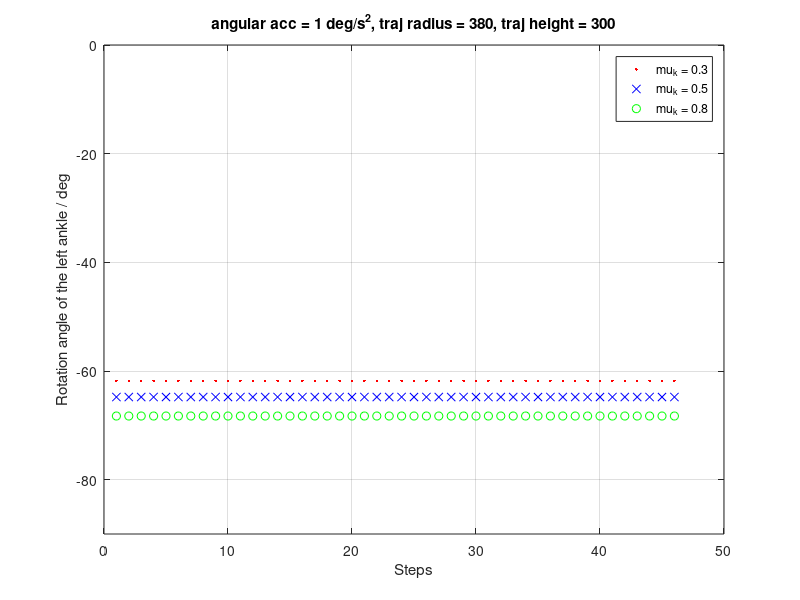
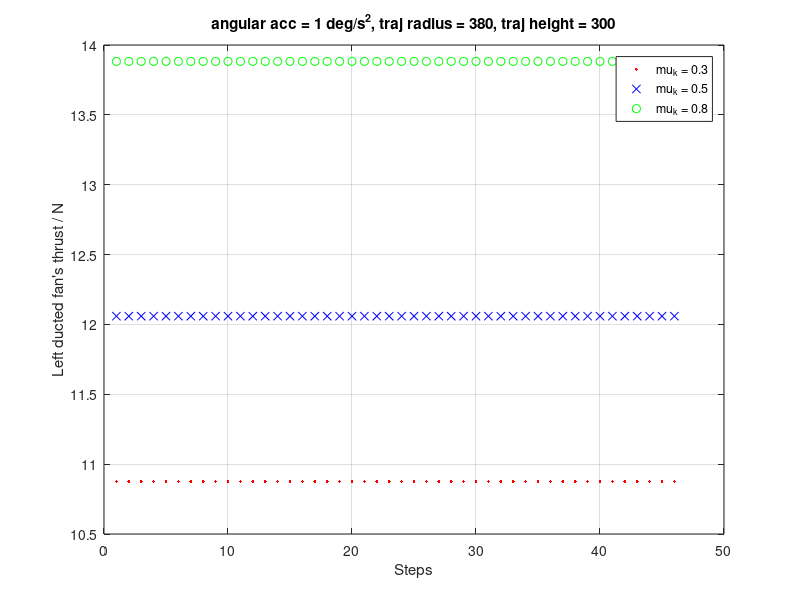
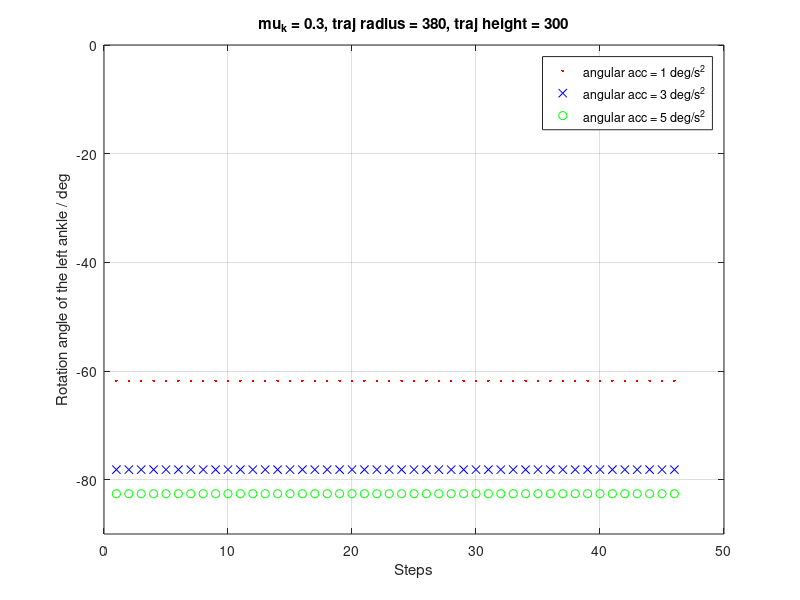
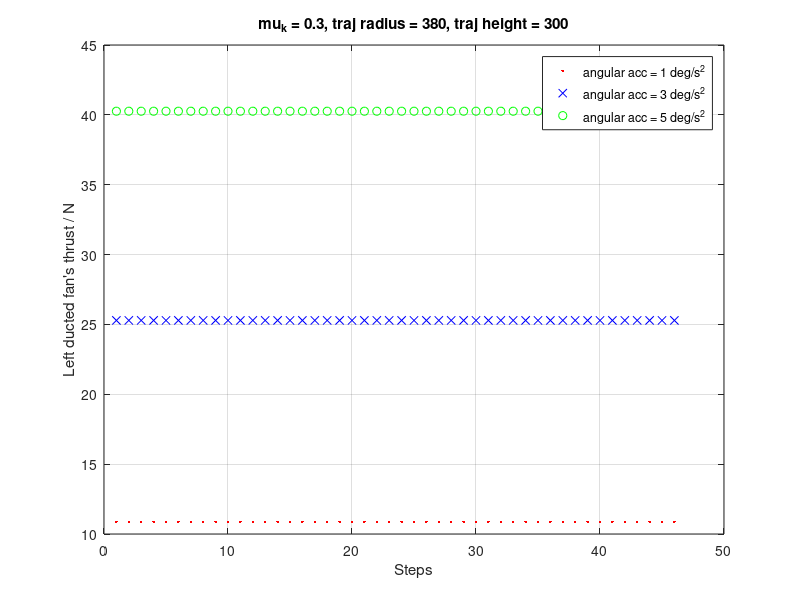

Write the MATLAB code that produced these figures, in order.
function process_simulation_results
%% This function displays the simulation results under different configurations.
% examples:
% plot3(position_left_ankle_swing(:, 1), position_left_ankle_swing(:, 2), position_left_ankle_swing(:, 3), 'rx');
% plot3(position_left_ducted_fan_swing(:, 1), position_left_ducted_fan_swing(:, 2), position_left_ducted_fan_swing(:, 3), 'rx');
% plot3(position_main_body_com(:, 1), position_main_body_com(:, 2), position_main_body_com(:, 3), 'rx');

% items:
% 'mu_k', 'angular_acc', 'traj_radius', 'traj_height', 
% 'the_swing', 'f', 
% 'position_left_ankle_swing' 'position_left_ducted_fan_swing', 'position_main_body_com', 'err');

% Items to be displayed: theta, f

%% Display the difference between different mu_k
% simu_0 simu_5 simu_1
load('simulations_results_traj_planning_swing_phase_0.mat'); f0 = f; theta0 = the_swing(:, 6);
load('simulations_results_traj_planning_swing_phase_5.mat'); f1 = f; theta1 = the_swing(:, 6);
load('simulations_results_traj_planning_swing_phase_1.mat'); f2 = f; theta2 = the_swing(:, 6);

% plot theta
figure;
plot(1:length(theta0), theta0, 'r.'); hold on;
plot(1:length(theta1), theta1, 'bx');
plot(1:length(theta2), theta2, 'go');
grid on;
legend('mu_k = 0.3', 'mu_k = 0.5', 'mu_k = 0.8');
xlabel('Steps'); ylabel('Rotation angle of the left ankle / deg');
title('angular acc = 1 deg/s^2, traj radius = 380, traj height = 300');
axis([0, 50, -90, 0]);

% plot f
figure;
plot(1:length(f0), f0, 'r.'); hold on;
plot(1:length(f1), f1, 'bx');
plot(1:length(f2), f2, 'go');
grid on;
legend('mu_k = 0.3', 'mu_k = 0.5', 'mu_k = 0.8');
xlabel('Steps'); ylabel('Left ducted fan''s thrust / N');
title('angular acc = 1 deg/s^2, traj radius = 380, traj height = 300');

%% different angular_acc 
%simu_0 simu_6 simu_2
load('simulations_results_traj_planning_swing_phase_0.mat'); f0 = f; theta0 = the_swing(:, 6);
load('simulations_results_traj_planning_swing_phase_6.mat'); f1 = f; theta1 = the_swing(:, 6);
load('simulations_results_traj_planning_swing_phase_2.mat'); f2 = f; theta2 = the_swing(:, 6);

% plot theta
figure;
plot(1:length(theta0), theta0, 'r.'); hold on;
plot(1:length(theta1), theta1, 'bx');
plot(1:length(theta2), theta2, 'go');
grid on;
legend('angular acc = 1 deg/s^2', 'angular acc = 3 deg/s^2', 'angular acc = 5 deg/s^2');
xlabel('Steps'); ylabel('Rotation angle of the left ankle / deg');
title('mu_k = 0.3, traj radius = 380, traj height = 300');
axis([0, 50, -90, 0]);

% plot f
figure;
plot(1:length(f0), f0, 'r.'); hold on;
plot(1:length(f1), f1, 'bx');
plot(1:length(f2), f2, 'go');
grid on;
legend('angular acc = 1 deg/s^2', 'angular acc = 3 deg/s^2', 'angular acc = 5 deg/s^2');
xlabel('Steps'); ylabel('Left ducted fan''s thrust / N');
title('mu_k = 0.3, traj radius = 380, traj height = 300');

%% different traj radius
%simu_0 simu_3 simu_7
load('simulations_results_traj_planning_swing_phase_0.mat'); f0 = f; theta0 = the_swing(:, 6);
load('simulations_results_traj_planning_swing_phase_3.mat'); f1 = f; theta1 = the_swing(:, 6);
load('simulations_results_traj_planning_swing_phase_7.mat'); f2 = f; theta2 = the_swing(:, 6);

% plot theta
figure;
plot(1:length(theta0), theta0, 'r.'); hold on;
plot(1:length(theta1), theta1, 'bx');
plot(1:length(theta2), theta2, 'go');
grid on;
legend('traj radius = 380', 'traj radius = 480', 'traj radius = 580');
xlabel('Steps'); ylabel('Rotation angle of the left ankle / deg');
title('mu_k = 0.3, angular acc = 1 deg/s^2, traj height = 300');
axis([0, 50, -90, 0]);

% plot f
figure;
plot(1:length(f0), f0, 'r.'); hold on;
plot(1:length(f1), f1, 'bx');
plot(1:length(f2), f2, 'go');
grid on;
legend('traj radius = 380', 'traj radius = 480', 'traj radius = 580');
xlabel('Steps'); ylabel('Left ducted fan''s thrust / N');
title('mu_k = 0.3, angular acc = 1 deg/s^2, traj height = 300');


%% different traj height
%simu_0 simu_4 simu_8
load('simulations_results_traj_planning_swing_phase_0.mat'); f0 = f; theta0 = the_swing(:, 6);
load('simulations_results_traj_planning_swing_phase_4.mat'); f1 = f; theta1 = the_swing(:, 6);
load('simulations_results_traj_planning_swing_phase_8.mat'); f2 = f; theta2 = the_swing(:, 6);

% plot theta
figure;
plot(1:length(theta0), theta0, 'r.'); hold on;
plot(1:length(theta1), theta1, 'bx');
plot(1:length(theta2), theta2, 'go');
grid on;
legend('traj height = 300', 'traj height = 350', 'traj height = 400');
xlabel('Steps'); ylabel('Rotation angle of the left ankle / deg');
title('mu_k = 0.3, angular acc = 1 deg/s^2, traj radius = 380');
axis([0, 50, -90, 0]);

% plot f
figure;
plot(1:length(f0), f0, 'r.'); hold on;
plot(1:length(f1), f1, 'bx');
plot(1:length(f2), f2, 'go');
grid on;
legend('traj height = 300', 'traj height = 350', 'traj height = 400');
xlabel('Steps'); ylabel('Left ducted fan''s thrust / N');
title('mu_k = 0.3, angular acc = 1 deg/s^2, traj radius = 380');


end